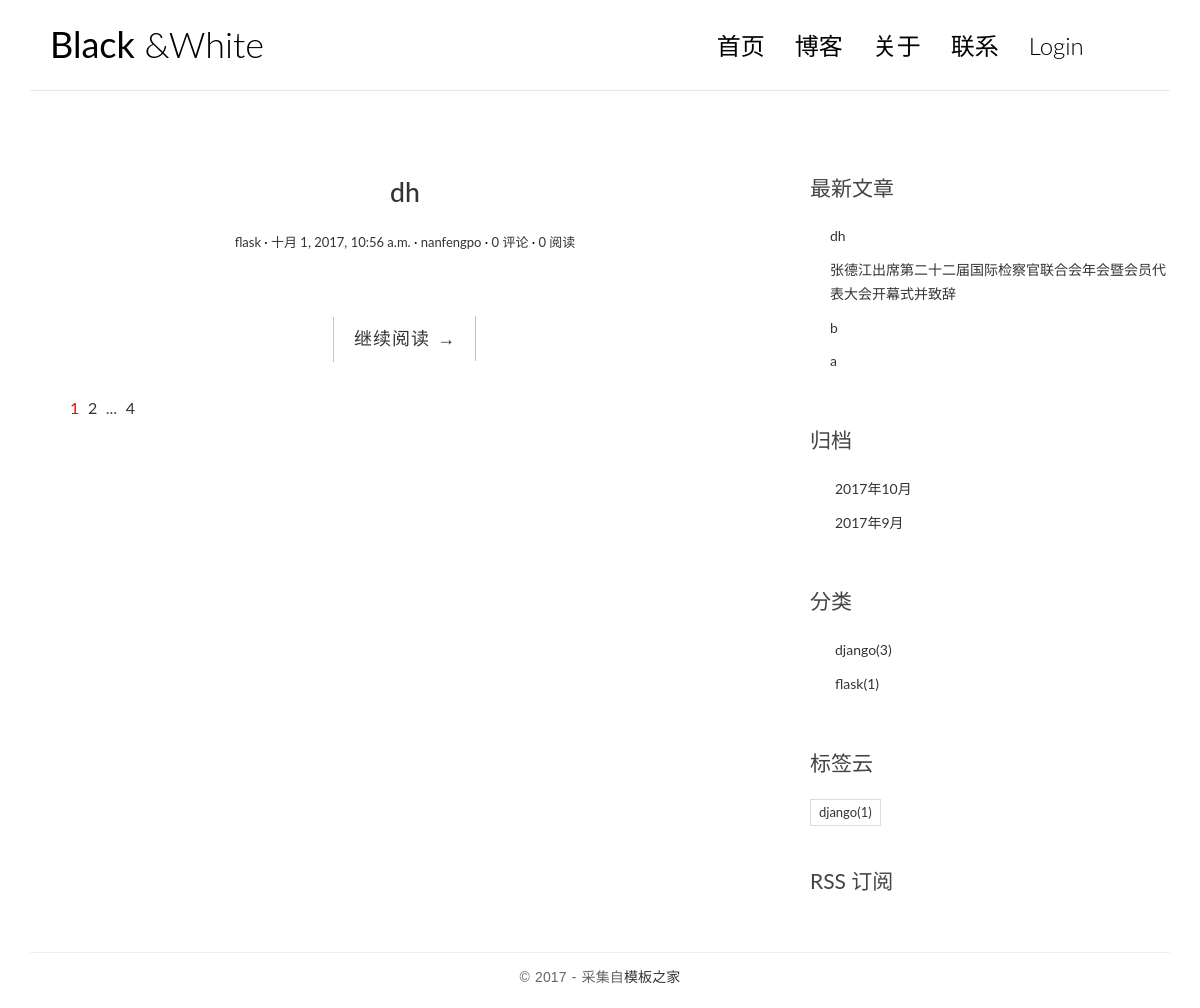
Before: / with the older database file.
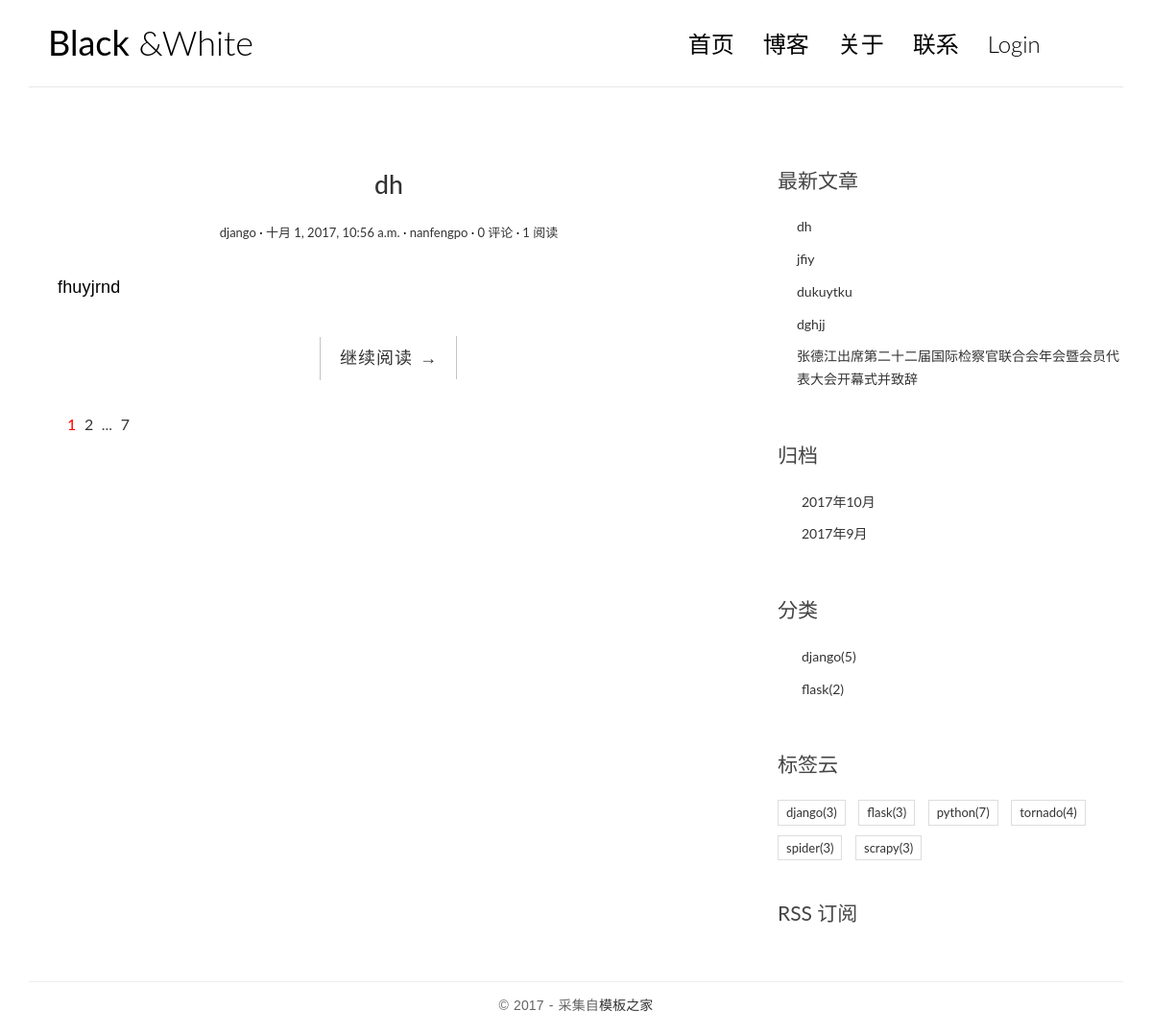
After: the same page with the newer database file.
### blog/models.py (models this page shows, shortened)
class Post(models.Model):
    title = models.CharField(max_length=64)
    body = models.TextField()
    created_time = models.DateTimeField()
    modified_time = models.DateTimeField()
    excerpt = models.CharField(max_length=256,blank=True)
    category = models.ForeignKey(Category)
    tags = models.ManyToManyField(Tag,blank=True)
    author = models.ForeignKey(User)
    views = models.PositiveIntegerField(default=0)
    class Meta:
        ordering = ['-created_time','-modified_time']
    def get_absolute_url(self):
        return reverse('blog:detail',kwargs={'pk':self.pk}) #

class Category(models.Model):
    name = models.CharField(max_length=64)

class Tag(models.Model):
    name = models.CharField(max_length=64)

### blog/views.py (the view, shortened to what this page needs)
# urls.py: url(r'^$',views.IndexView.as_view(),name='index'),
class IndexView(ListView):
    model = Post
    template_name = 'blog/index.html'
    context_object_name = 'post_list' # 这个name不能瞎取，必须和模板中的变量一直
    paginate_by = 1
    def pagination_data(self,paginator,page,is_paginated):
        if not is_paginated:
            return {}
        first = False
        left_has_more = False
        left = []
        page_number = page.number
        right = []
        right_has_more = False
        last = False
        total_pages = paginator.num_pages
        page_range = paginator.page_range
        if page_number == 1:
            right = page_range[page_number:page_number+1]
            if right[-1]<total_pages-1:
                right_has_more = True
            if right[-1]<total_pages:
                last = True
        elif page_number == total_pages: # 如果当前是最后一页
            left = page_range[(page_number-2) if (page_number-2)>0 else 0:page_number-1]
            if left[0]>2:
                left_has_more = True
            if left[0]>1:
                first = True
        data = {
            'left':left,
            'right':right,
            'left_has_more':left_has_more,
            'right_has_more':right_has_more,
            'first':first,
            'last':last,
        }
        return data
    def get_context_data(self, **kwargs):
        context = super().get_context_data(**kwargs)
        paginator = context.get('paginator')
        page = context.get('page_obj')
        is_paginated = context.get('is_paginated')
        pagination_data = self.pagination_data(paginator,page,is_paginated)
        context.update(pagination_data)
        return context

### blog/templatetags/blog_tags.py (called while the page is built)
@register.simple_tag
def get_recent_posts(num=5):
    return Post.objects.all().order_by('-created_time')[:num]

@register.simple_tag
def archives():
    return Post.objects.dates('created_time','month',order='DESC')

@register.simple_tag
def get_categories():
    return Category.objects.annotate(
        num_post=Count('post')
    ).filter(num_post__gt=0)

@register.simple_tag
def get_tags():
    return Tag.objects.annotate(num_posts=Count('post')).filter(num_posts__gt=0)

### templates/blog/index.html (shortened to what this page needs)
{% extends 'blog/base.html' %}
{% block main %}
{% for post in post_list %}
<article class="post post-{{ post.pk }}">
    <header class="entry-header">
        <h1 class="entry-title">
            <a href="{{ post.get_absolute_url }}">{{ post.title }}</a>
        </h1>
        <div class="entry-meta">
            <span class="post-category"><a href="#">{{ post.category.name }}</a></span>
            <span class="post-date"><a href="#"><time class="entry-date" datetime="{{ post.created_time }}">{{ post.created_time }}</time></a></span>
            <span class="post-author"><a href="#">{{ post.author }}</a></span>
            <span class="comments-link"><a href="#">{{post.comment_set.count}} 评论</a></span>
            <span class="views-count"><a href="#">{{post.views}} 阅读</a></span>
        </div>
    </header>
    <div class="entry-content clearfix">
        <p>{{ post.excerpt }}</p>
        <div class="read-more cl-effect-14">
            <a href="{{ post.get_absolute_url }}" class="more-link">继续阅读 <span class="meta-nav">→</span></a>
        </div>
    </div>
</article>
{% empty %}
<div class="no-post">暂时还没有发布的文章！</div>
{% endfor %}
{% if is_paginated %}
<div class="pagination">
    <ul>
        <li class="current"><a href="?page={{page_obj.number}}">{{page_obj.number}}</a></li>
        {% if right %}
            {% for i in right %}
                <li><a href="?page={{i}}">{{i}}</a></li>
            {% endfor %}
            {% if right_has_more %}
                <li><span>...</span></li>
            {% endif %}
        {% endif %}
        {% if last %}
            <li><a href="?page={{paginator.num_pages}}">{{paginator.num_pages}}</a></li>
        {% endif %}
    </ul>
</div>
{% endif %}
{% endblock main %}

### templates/blog/base.html (shortened to what this page needs)
{% load staticfiles %}
{% load blog_tags %}
<html>
<head>
    <link rel="stylesheet" href="{% static 'blog/css/bootstrap.min.css' %}">
    <link rel="stylesheet" href="{% static 'blog/css/custom.css' %}">
    <link rel="stylesheet" href="{% static 'blog/css/pace.css' %}">
    <link rel="stylesheet" href="{% static 'blog/css/highlights/github.css' %}">
    <link rel="stylesheet" href="http://code.ionicframework.com/ionicons/2.0.1/css/ionicons.min.css">
</head>
<body>
<div class="container">
    <header id="site-header">
        <div class="row">
            <div class="col-md-4 col-sm-5 col-xs-8">
                <div class="logo">
                    <h1><a href="{% url 'blog:index' %}"><b>Black</b> &amp;White</a></h1>
                </div>
            </div>
            <div class="col-md-8 col-sm-7 col-xs-4">
                <nav class="main-nav" role="navigation">
                    <div class="collapse navbar-collapse" id="bsexample-navbar-collapse-1">
                        <ul class="nav navbar-nav navbar-right">
                            <li class="cl-effect-11"><a href="{% url 'blog:index' %}" data-hover="首页">首页</a></li>
                            <li class="cl-effect-11"><a href="fullwidth.html" data-hover="博客">博客</a></li>
                            <li class="cl-effect-11"><a href="about.html" data-hover="关于">关于</a></li>
                            <li class="cl-effect-11"><a href="contact.html" data-hover="联系">联系</a></li>
                            {% if user.is_authenticated %}
                                <li class="cl-effect-11"><a href="{% url 'password_change' %}">修改密码</a></li>
                                <li class="cl-effect-11"><a href="{% url 'logout' %}">Logout</a></li>
                            {% else %}
                                <li class="cl-effect-11"><a href="{% url 'login' %}">Login</a></li>
                            {% endif %}
                        </ul>
                    </div>
                </nav>
            </div>
        </div>
    </header>
</div>
<div class="content-body">
    <div class="container">
        <div class="row">
            <main class="col-md-8">
                {% block main %}
                {% endblock %}
            </main>
            <aside class="col-md-4">
                <div class="widget widget-recent-posts">
                    <h3 class="widget-title">最新文章</h3>
                    {% get_recent_posts as recent_post_list %}
                    <ul>
                        {% for post in recent_post_list %}
                        <li>
                            <a href="{{ post.get_absolute_url }}">{{post.title}}</a>
                        </li>
                        {% empty %}
                        没有文章
                        {% endfor %}
                    </ul>
                </div>
                <div class="widget widget-archives">
                    <h3 class="widget-title">归档</h3>
                    {% archives as date_list %}
                    <ul>
                        {% for date in date_list %}
                        <li>
                            <a href="{% url 'blog:archives' date.year date.month %}">{{date.year}}年{{date.month}}月</a>
                        </li>
                        {% empty %}
                        没有归档
                        {% endfor %}
                    </ul>
                </div>
                <div class="widget widget-category">
                    <h3 class="widget-title">分类</h3>
                    {% get_categories as category_list %}
                    <ul>
                        {% for category in category_list %}
                        <li>
                            <a href="{% url 'blog:category' category.pk %}">{{category.name}}<span class="post-count">({{category.num_post}})</span> </a>
                        </li>
                        {% empty %}
                        没有分类
                        {% endfor %}
                    </ul>
                </div>
                <div class="widget widget-tag-cloud">
                    <h3 class="widget-title">标签云</h3>
                    {% get_tags as tag_list %}
                    <ul>
                        {% for tag in tag_list %}
                        <li>
                            <a href="{% url 'blog:tag' tag.pk %}">{{tag.name}}<span class="post-count">({{tag.num_posts}})</span></a>
                        </li>
                        {% empty %}
                        没有标签
                        {% endfor %}
                    </ul>
                </div>
                <div class="rss">
                    <a href="{% url 'rss' %}"> RSS 订阅</a>
                </div>
            </aside>
        </div>
    </div>
</div>
<footer id="site-footer">
    <div class="container">
        <div class="row">
            <div class="col-md-12">
                <p class="copyright">&copy 2017 - 采集自<a href="http://www.cssmoban.com/" target="_blank" title="模板之家">模板之家</a></p>
            </div>
        </div>
    </div>
</footer>
</body>
</html>

### blog/static/blog/css/custom.css (style rules this page uses)
* { outline: none; }
h1, h2, h3, h4, h5, h6 { margin-top: 0; }
b { font-weight: 400; }
a { color: #333; }
body { color: #444; font-family: 'Lato', sans-serif; }
p { font-family: 'Ubuntu', sans-serif; font-weight: 400; word-spacing: 1px; letter-spacing: 0.01em; }
#site-header { background-color: #FFF; padding: 25px 20px; margin-bottom: 40px; border-bottom: 1px solid #e7e7e7; }
.logo h1 a { color: #000; }
.logo h1 { margin: 0; font-family: 'Lato', sans-serif; font-weight: 300; }
.main-nav { margin-top: 11px; max-width: 95%; }
.main-nav a { color: #000000 !important; padding: 0 0 5px 0 !important; margin-right: 30px; font-family: 'Lato', sans-serif; font-weight: 300; font-size: 24px; }
.cl-effect-11 a { padding: 10px 0; color: #0972b4; text-shadow: none; }
.cl-effect-11 a::before { position: absolute; top: 0; left: 0; overflow: hidden; padding: 0 0 5px 0 !important; max-width: 0; border-bottom: 1px solid #000; color: #000; content: attr(data-hover); white-space: nowrap; -webkit-transition: max-width 0.5s; -moz-transition: max-width 0.5s; transition: max-width 0.5s; }
.content-body { padding-bottom: 4em; }
.post { background: #fff; padding: 30px 30px 0; }
.entry-title { text-align: center; font-size: 1.9em; margin-bottom: 20px; line-height: 1.6; padding: 10px 20px 0; }
.entry-meta { text-align: center; color: #DDDDDD; font-size: 13px; margin-bottom: 30px; }
.entry-content { font-size: 18px; line-height: 1.9; font-weight: 300; color: #000; }
.post-category::after, .post-date::after, .post-author::after, .comments-link::after { content: ' ·'; color: #000; }
.read-more { font-family: 'Ubuntu', sans-serif; font-weight: 400; word-spacing: 1px; letter-spacing: 0.01em; text-align: center; margin-top: 20px; }
.cl-effect-14 a { padding: 0 20px; height: 45px; line-height: 45px; position: relative; display: inline-block; margin: 15px 25px; letter-spacing: 1px; font-weight: 400; text-shadow: 0 0 1px rgba(255, 255, 255, 0.3); }
.cl-effect-14 a::before, .cl-effect-14 a::after { position: absolute; width: 45px; height: 1px; background: #C3C3C3; content: ''; -webkit-transition: all 0.3s; -moz-transition: all 0.3s; transition: all 0.3s; pointer-events: none; }
.cl-effect-14 a::before { top: 0; left: 0; -webkit-transform: rotate(90deg); -moz-transform: rotate(90deg); transform: rotate(90deg); -webkit-transform-origin: 0 0; -moz-transform-origin: 0 0; transform-origin: 0 0; }
.cl-effect-14 a::after { right: 0; bottom: 0; -webkit-transform: rotate(90deg); -moz-transform: rotate(90deg); transform: rotate(90deg); -webkit-transform-origin: 100% 0; -moz-transform-origin: 100% 0; transform-origin: 100% 0; }
.widget { background: #fff; padding: 30px 0 0; }
.widget-title { font-size: 1.5em; margin-bottom: 20px; line-height: 1.6; padding: 10px 0 0; font-weight: 400; }
.widget-recent-posts ul { padding: 0; margin: 0; padding-left: 20px; }
.widget-recent-posts ul li { list-style-type: none; position: relative; line-height: 170%; margin-bottom: 10px; }
.widget-recent-posts ul li::before { content: '\f3d3'; font-family: "Ionicons"; position: absolute; left: -17px; top: 3px; font-size: 16px; color: #000; }
.widget-archives ul { padding: 0; margin: 0; padding-left: 25px; }
.widget-archives ul li { list-style-type: none; position: relative; line-height: 170%; margin-bottom: 10px; }
.widget-archives ul li::before { content: '\f3f3'; font-family: "Ionicons"; position: absolute; left: -25px; top: 1px; font-size: 16px; color: #000; }
.widget-category ul { padding: 0; margin: 0; padding-left: 25px; }
.widget-category ul li { list-style-type: none; position: relative; line-height: 170%; margin-bottom: 10px; }
.widget-category ul li::before { content: '\f3fe'; font-family: "Ionicons"; position: absolute; left: -25px; top: 1px; font-size: 18px; color: #000; }
.widget-tag-cloud ul { padding: 0; margin: 0; margin-right: -10px; }
.widget-tag-cloud ul li { list-style-type: none; font-size: 13px; display: inline-block; margin-right: 10px; margin-bottom: 10px; padding: 3px 8px; border: 1px solid #ddd; }
.rss { font-size: 21px; margin-top: 30px; }
.rss a { color: #444; }
#site-footer { padding-top: 10px; padding: 0 0 1.5em 0; }
.copyright { text-align: center; padding-top: 1em; margin: 0; border-top: 1px solid #eee; color: #666; }
.pagination ul { list-style: none; }
.pagination ul li { display: inline-block; font-size: 16px; margin-right: 5px; }
.current a { color: red; }

Changed rows visible on the page:
no longer on this page (row edited): Post: title "b", shown under "最新文章"
no longer on this page (row edited): Post: title "a", shown under "最新文章"
changed Post "dh": category.name "flask" → "django"; views "0" → "1"; excerpt (not shown) → "fhuyjrnd"
added Post: title "jfiy", shown under "最新文章"
added Post: title "dukuytku", shown under "最新文章"
added Post: title "dghjj", shown under "最新文章"
computed for Category "django": num_post "3" → "5"
computed for Category "flask": num_post "1" → "2"
computed for Tag "django": num_posts "1" → "3"
added Tag: name "flask", num_posts "3"
added Tag: name "python", num_posts "7"
added Tag: name "tornado", num_posts "4"
added Tag: name "spider", num_posts "3"
added Tag: name "scrapy", num_posts "3"
Other visible differences:
{{ paginator.num_pages }}: "4" → "7"
